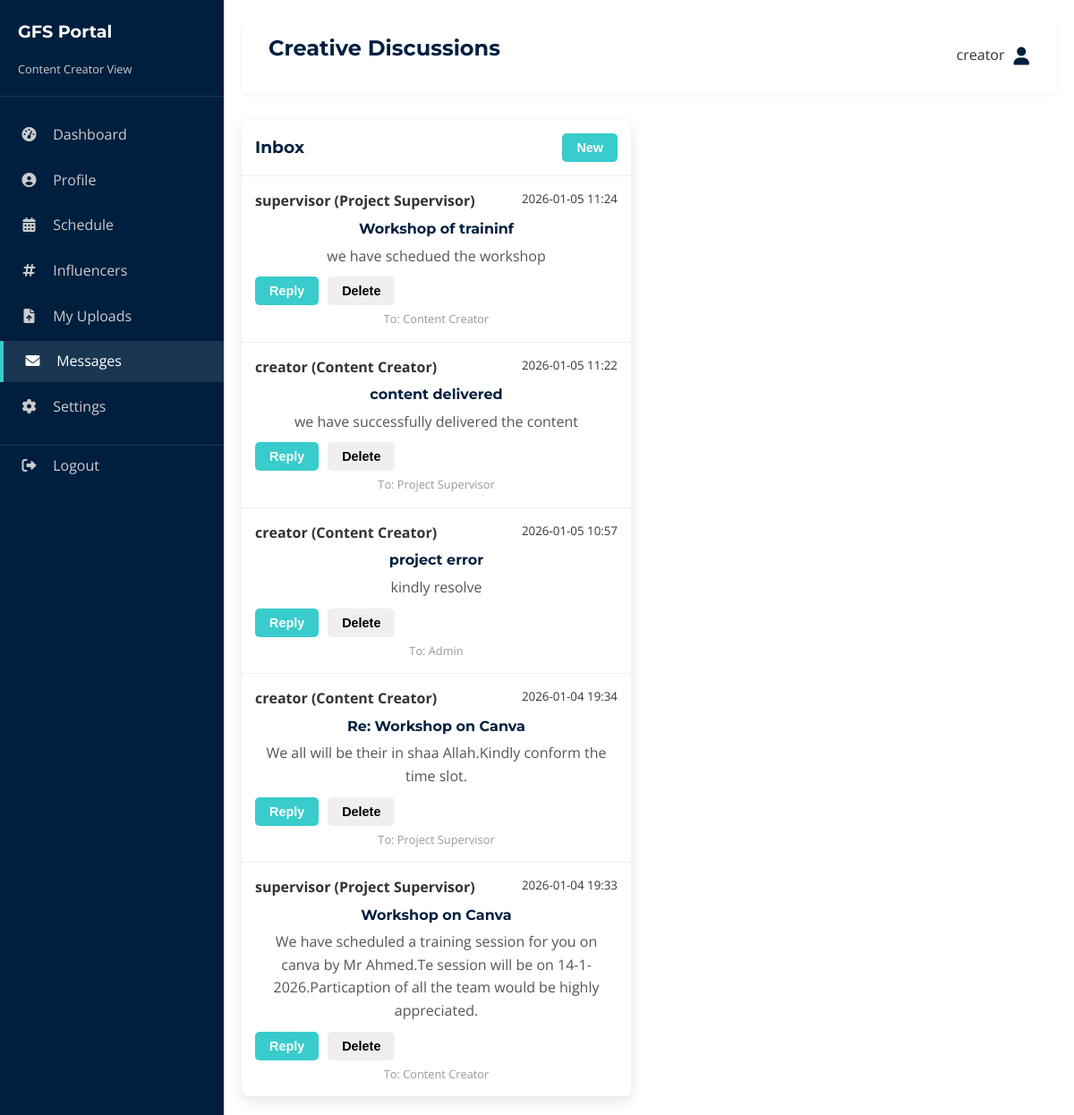
/portal/content/messages (signed in), run on the app's committed database.
### tables this page shows
CREATE TABLE messages (
    id INTEGER PRIMARY KEY AUTOINCREMENT,
    sender_id INTEGER NOT NULL,
    sender_name TEXT NOT NULL,
    sender_role TEXT NOT NULL,
    receiver_role TEXT NOT NULL,
    subject TEXT NOT NULL,
    content TEXT NOT NULL,
    created_at TIMESTAMP DEFAULT CURRENT_TIMESTAMP,
    FOREIGN KEY (sender_id) REFERENCES users (id)
);

### app.py (the view)
@app.route('/portal/content/messages')
def portal_content_messages():
    if 'user_id' not in session: return redirect(url_for('login'))
    conn = get_db_connection()
    msgs = conn.execute('SELECT * FROM messages WHERE receiver_role = "Content Creator" OR sender_id = ? ORDER BY created_at DESC', (session.get('user_id'),)).fetchall()
    conn.close()
    return render_template('portals/content_messages.html', role='Content Creator', messages=msgs)

### app.py (called while the page is built)
def get_db_connection():
    conn = sqlite3.connect('database.db')
    conn.row_factory = sqlite3.Row
    return conn

@app.context_processor
def inject_global_data():
    conn = get_db_connection()
    try:
        theme_row = conn.execute("SELECT value FROM settings WHERE key = 'theme'").fetchone()
        theme = theme_row['value'] if theme_row else 'default'
        site_rows = conn.execute("SELECT section, key, value FROM site_content WHERE page = 'global'").fetchall()
        site_data = {}
        for row in site_rows:
            if row['section'] not in site_data:
                site_data[row['section']] = {}
            site_data[row['section']][row['key']] = row['value']
    except sqlite3.OperationalError:
        theme = 'default'
        site_data = {}
    finally:
        conn.close()
    return dict(theme=theme, site=site_data)

### templates/portals/content_messages.html (shortened to what this page needs)
{% extends 'portal_base.html' %}
{% block header %}Creative Discussions{% endblock %}
{% block content %}
<div class="grid-2">
    <div class="card" style="padding: 0;">
        <div
            style="padding: 15px; border-bottom: 1px solid #eee; display: flex; justify-content: space-between; align-items: center;">
            <h3 style="margin: 0;">Inbox</h3>
            <button class="btn btn-primary small-btn"
                onclick="document.getElementById('composeModal').style.display='flex'">New</button>
        </div>
        <ul style="list-style: none; padding: 0; margin: 0;">
            {% for msg in messages %}
            <li style="padding: 15px; border-bottom: 1px solid #eee;">
                <div style="display: flex; justify-content: space-between; margin-bottom: 5px;">
                    <strong>{{ msg.sender_name }} ({{ msg.sender_role or 'Unknown' }})</strong>
                    <small>{{ msg.created_at[:16] if msg.created_at else 'N/A' }}</small>
                </div>
                <h4 style="margin: 5px 0;">{{ msg.subject }}</h4>
                <p style="margin: 0; color: #555;">{{ msg.content }}</p>
                <div style="margin-top: 10px; display: flex; gap: 10px;">
                    {% if msg.sender_role %}
                    <button class="btn btn-primary small-btn"
                        onclick="replyTo('{{ msg.sender_role }}', '{{ msg.subject }}')">Reply</button>
                    {% endif %}
                    <form action="{{ url_for('delete_message', msg_id=msg.id) }}" method="POST"
                        style="display: inline;">
                        <button type="submit" class="btn btn-danger small-btn"
                            onclick="return confirm('Delete this message?')">Delete</button>
                    </form>
                </div>
                <div style="margin-top: 5px; font-size: 0.8rem; color: #999;">To: {{ msg.receiver_role }}</div>
            </li>
            {% endfor %}
        </ul>
    </div>
</div>
{% endblock %}

### static/styles.css (style rules this page uses)
:root { --primary-color: #001f3f; --secondary-color: #39cccc; --accent-color: #0074D9; --text-color: #333; --light-gray: #f4f4f4; --white: #ffffff; --bg-color: #ffffff; --card-bg: #ffffff; --sidebar-bg: #001f3f; --sidebar-text: #ffffff; --font-heading: 'Montserrat', sans-serif; --font-body: 'Open Sans', sans-serif; --transition: all 0.3s ease; }
* { margin: 0; padding: 0; box-sizing: border-box; }
body { font-family: var(--font-body); line-height: 1.6; color: var(--text-color); background-color: var(--bg-color); }
h1, h2, h3, h4, h5, h6 { font-family: var(--font-heading); color: var(--primary-color); margin-bottom: 1rem; }
ul { list-style: none; }
.btn { display: inline-block; padding: 10px 20px; border-radius: 5px; font-weight: 600; transition: var(--transition); cursor: pointer; border: none; }
.btn-primary { background-color: var(--secondary-color); color: #fff; }
.small-btn { padding: 8px 16px; font-size: 0.9rem; }
.grid-2 { display: grid; grid-template-columns: repeat(2, 1fr); gap: 40px; align-items: center; }
.card { background: var(--card-bg); padding: 30px; border-radius: 10px; box-shadow: 0 5px 15px rgba(0, 0, 0, 0.1); transition: var(--transition); text-align: center; color: var(--text-color); }

### data on the page
messages: sender_name "supervisor", sender_role "Project Supervisor", created_at "2026-01-05 11:24", subject "Workshop of traininf", content "we have schedued the workshop", receiver_role "Content Creator"
messages: sender_name "creator", sender_role "Content Creator", created_at "2026-01-05 11:22", subject "content delivered", content "we have successfully delivered the content", receiver_role "Project Supervisor"
messages: sender_name "creator", sender_role "Content Creator", created_at "2026-01-05 10:57", subject "project error", content "kindly resolve", receiver_role "Admin"
messages: sender_name "creator", sender_role "Content Creator", created_at "2026-01-04 19:34", subject "Re: Workshop on Canva", content "We all will be their in shaa Allah.Kindly conform the time slot.", receiver_role "Project Supervisor"
messages: sender_name "supervisor", sender_role "Project Supervisor", created_at "2026-01-04 19:33", subject "Workshop on Canva", content "We have scheduled a training session for you on canva by Mr Ahmed.Te session will be on 14-1-2026.Particaption of all the team would be highly appreciated.", receiver_role "Content Creator"

### other printed values
{{ role }} "Content Creator"
{{ session['username'] }} "creator"
